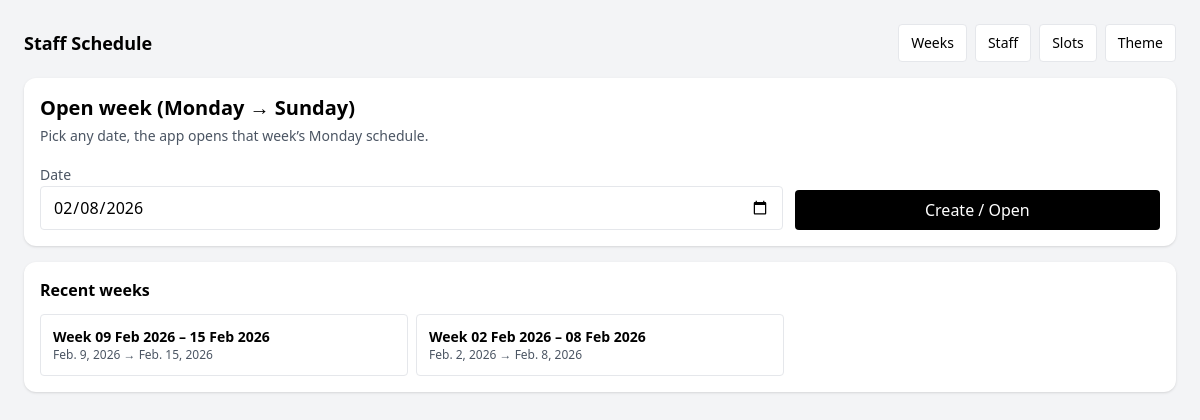
The app's page /schedule/, older data.
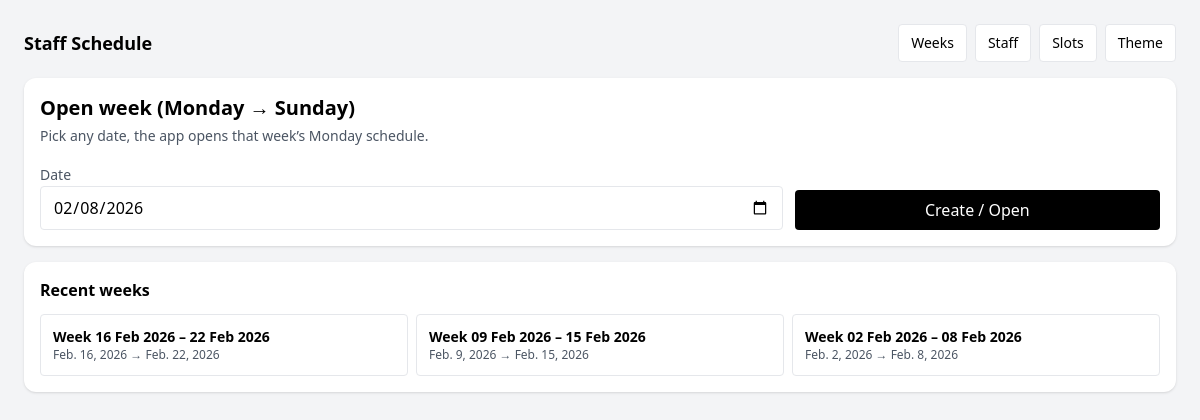
The same page, newer data.
### scheduling/models.py (models this page shows, shortened)
class ScheduleWeek(models.Model):
    week_start = models.DateField(unique=True, db_index=True)  # Monday
    cells = models.JSONField(default=dict, blank=True)
    notes = models.TextField(blank=True)
    created_at = models.DateTimeField(default=_now)
    updated_at = models.DateTimeField(default=_now)
    def week_end(self):
        return self.week_start + timedelta(days=6)

### scheduling/views.py (the view)
# urls.py: path("", views.home, name="home"),
def home(request):
    if request.method == "POST" and request.POST.get("open_week"):
        date_str = (request.POST.get("date") or "").strip()
        d = datetime.strptime(date_str, "%Y-%m-%d").date()
        monday = _monday(d)
        ScheduleWeek.objects.get_or_create(week_start=monday)
        return redirect("scheduling:week_editor", week_start=monday.isoformat())
    weeks = ScheduleWeek.objects.order_by("-week_start")[:40]
    today = datetime.now().date().isoformat()
    return render(request, "scheduling/home.html", {
        "weeks": weeks,
        "today": today,
        "theme": _get_theme(),
    })

### scheduling/views.py (called while the page is built)
def _get_theme():
    theme = ScheduleTheme.objects.order_by("id").first()
    if not theme:
        theme = ScheduleTheme.objects.create()
    return theme

### scheduling/templates/scheduling/home.html (shortened to what this page needs)
{% extends "scheduling/base.html" %}
{% block content %}
<div class="bg-white rounded-xl shadow p-4">
    <h1 class="text-xl font-semibold">Open week (Monday → Sunday)</h1>
    <p class="text-sm text-gray-600 mt-1">Pick any date, the app opens that week’s Monday schedule.</p>
    <form method="post" class="mt-4 grid grid-cols-1 sm:grid-cols-3 gap-3 items-end">
        <div class="sm:col-span-2">
            <label class="text-sm text-gray-600">Date</label>
            <input type="date" name="date" value="{{ today }}" class="w-full rounded border px-3 py-2">
        </div>
        <button name="open_week" value="1" class="rounded bg-black text-white px-4 py-2">
            Create / Open
        </button>
    </form>
</div>
<div class="bg-white rounded-xl shadow p-4 mt-4">
    <h2 class="font-semibold">Recent weeks</h2>
    <div class="mt-3 grid grid-cols-1 sm:grid-cols-2 lg:grid-cols-3 gap-2">
        {% for w in weeks %}
            <a class="rounded border bg-white hover:bg-gray-50 px-3 py-3"
               href="/schedule/week/{{ w.week_start|date:'Y-m-d' }}/">
                <div class="text-sm font-semibold">Week {{ w.week_start|date:"d M Y" }} – {{ w.week_end|date:"d M Y" }}</div>
                <div class="text-xs text-gray-600">{{ w.week_start }} → {{ w.week_end }}</div>
            </a>
        {% empty %}
            <div class="text-sm text-gray-500">No weeks yet.</div>
        {% endfor %}
    </div>
</div>
{% endblock %}

### scheduling/templates/scheduling/base.html (shortened to what this page needs)
<!doctype html>
<html>
<head>
    <script src="https://cdn.tailwindcss.com"></script>
</head>
<body class="bg-gray-100 min-h-screen">
    <div class="max-w-7xl mx-auto p-3 sm:p-6">
        <div class="flex items-center justify-between gap-3 mb-4">
            <a href="/schedule/" class="text-lg font-semibold">Staff Schedule</a>
            <div class="flex gap-2 flex-wrap">
                <a href="/schedule/" class="rounded border bg-white px-3 py-2 text-sm">Weeks</a>
                <a href="/schedule/staff/" class="rounded border bg-white px-3 py-2 text-sm">Staff</a>
                <a href="/schedule/slots/" class="rounded border bg-white px-3 py-2 text-sm">Slots</a>
                <a href="/schedule/theme/" class="rounded border bg-white px-3 py-2 text-sm">Theme</a>
            </div>
        </div>
        {% block content %}{% endblock %}
    </div>
</body>
</html>

Row changes from the older to the newer data that the page shows:
added ScheduleWeek: week_start "16 Feb 2026", week_end "22 Feb 2026", week_start "Feb. 16, 2026", week_end "Feb. 22, 2026"
